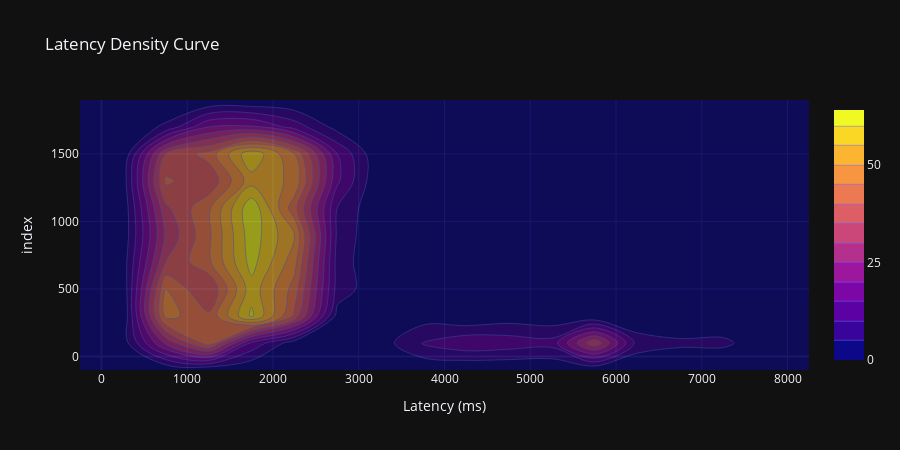

Notebook code cell kept with this figure:
### Code cell
fig_density = px.density_contour(
    df,
    x="latency_ms",
    title="Latency Density Curve",
    template="plotly_dark",
)

fig_density.update_traces(contours_coloring="fill", opacity=0.6)
fig_density.update_layout(height=450, xaxis_title="Latency (ms)")

fig_density.show()

### Figure 1 — Plotly figure (JSON) as saved in the notebook; plotly's stock layout.template omitted (floating-point values rounded to 4 significant figures; data arrays with more than 128 entries replaced by an {"elided": "..."} marker saying what was removed)
{"data": [{"contours": {"coloring": "fill"}, "hovertemplate": "latency_ms=%{x}<br>index=%{y}<br>count=%{z}<extra></extra>", "legendgroup": "", "line": {"color": "#636efa"}, "name": "", "opacity": 0.6, "showlegend": false, "type": "histogram2dcontour", "x": {"elided": "1665 float values"}, "xaxis": "x", "xbingroup": "x", "y": {"elided": "1665 int values"}, "yaxis": "y", "ybingroup": "y"}], "layout": {"height": 450, "legend": {"tracegroupgap": 0}, "title": {"text": "Latency Density Curve"}, "xaxis": {"anchor": "y", "domain": [0, 1], "title": {"text": "Latency (ms)"}}, "yaxis": {"anchor": "x", "domain": [0, 1], "title": {"text": "index"}}}}
